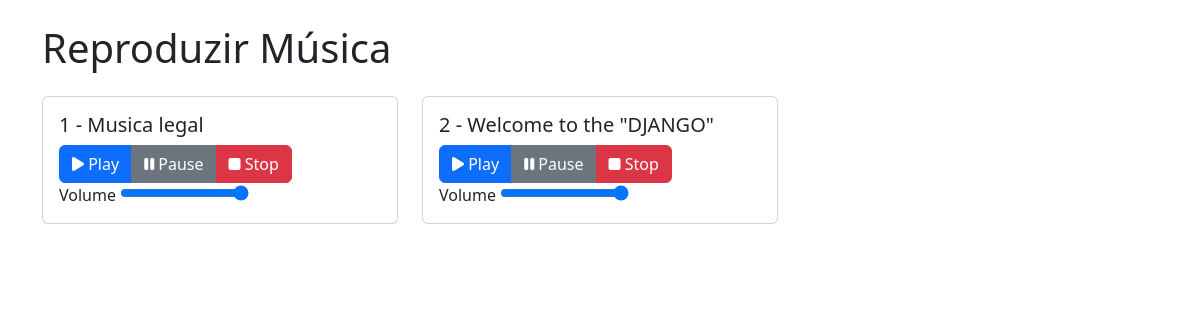
Before: / with the older database file.
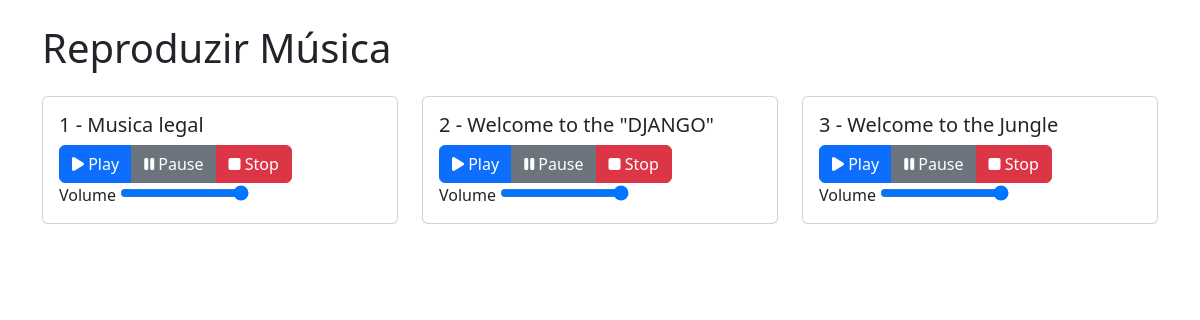
After: the same page with the newer database file.
### app/models.py (models this page shows, shortened)
class Musica(models.Model):
    nome = models.CharField(max_length=100)
    arquivo = models.FileField(upload_to='musicas/')
    banda = models.CharField(max_length=200, blank=True, null=True)
    genero = models.CharField(max_length=100, blank=True, null=True)
    ano = models.IntegerField(blank=True, null=True)

### app/views.py (the view)
# urls.py: path('', reproduzir_musica, name='reproduzir_musica'),
def reproduzir_musica(request):
    musicas = Musica.objects.all()
    return render(request, 'reprodutor_musica/reproduzir_musica.html', {'musicas': musicas})

### templates/reprodutor_musica/reproduzir_musica.html (shortened to what this page needs)
{% extends 'reprodutor_musica/base.html' %}
{% block content %}
    <h1 class="mb-4">Reproduzir Música</h1>
    <div class="row">
        {% for musica in musicas %}
            <div class="col-md-4 mb-4">
                <div class="card">
                    <div class="card-body">
                        <h5 class="card-title">{{ forloop.counter }} - {{ musica.nome }}</h5>
                        <div class="btn-group">
                            <button class="btn btn-primary btn-play" data-audio="audio-{{ forloop.counter }}"><i
                                    class="fa fa-play"></i> Play
                            </button>
                            <button class="btn btn-secondary btn-pause" data-audio="audio-{{ forloop.counter }}"><i
                                    class="fa fa-pause"></i> Pause
                            </button>
                            <button class="btn btn-danger btn-stop" data-audio="audio-{{ forloop.counter }}"><i
                                    class="fa fa-stop"></i> Stop
                            </button>
                        </div>
                        <div class="volume-container">
                            <span class="volume-label">Volume</span>
                            <input type="range" min="0" max="100" value="100" class="volume"
                                   data-slider="audio-{{ forloop.counter }}">
                        </div>
                    </div>
                </div>
            </div>
        {% endfor %}
    </div>
{% endblock %}

### templates/reprodutor_musica/base.html (shortened to what this page needs)
<!DOCTYPE html>
<html lang="en">
<head>
    <link rel="stylesheet" href="https://cdn.jsdelivr.net/npm/bootstrap@5.3.0/dist/css/bootstrap.min.css">
    <link rel="stylesheet" href="https://cdnjs.cloudflare.com/ajax/libs/font-awesome/6.4.0/css/all.min.css"
/>
</head>
<body>
<div class="container mt-4">
    {% block content %}
    {% endblock %}
</div>
</body>
</html>

Changed rows visible on the page:
added Musica: nome "Welcome to the Jungle"
